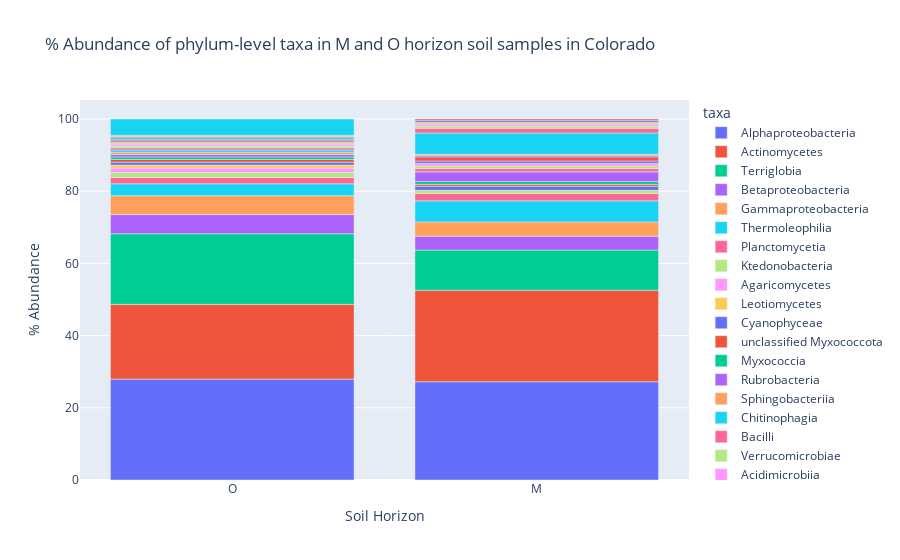

This figure's notebook cell:
### Markdown cell above
## Plot the taxa abundance of M vs. O horizon soil samples

Using the `plotly` library, the percent abundance of the taxa is plotted as a bar chart - each bar representing the soil horizon and the colors representing the taxa.

### Code cell
# Plot the taxa abundance of each soil type
fig = px.bar(abundance_df, x="soil_horizon", y="abundance", color="taxa", 
             title = "% Abundance of phylum-level taxa in M and O horizon soil samples in Colorado", 
             labels = {"soil_horizon": "Soil Horizon", "abundance": "% Abundance"})
    
fig.update_layout(height=600)
fig.show()

### Figure 1 — Plotly figure (JSON) as saved in the notebook; plotly's stock layout.template omitted (floating-point values rounded to 4 significant figures)
{"data": [{"alignmentgroup": "True", "hovertemplate": "taxa=Alphaproteobacteria<br>Soil Horizon=%{x}<br>% Abundance=%{y}<extra></extra>", "legendgroup": "Alphaproteobacteria", "marker": {"color": "#636efa", "pattern": {"shape": ""}}, "name": "Alphaproteobacteria", "offsetgroup": "Alphaproteobacteria", "orientation": "v", "showlegend": true, "textposition": "auto", "type": "bar", "x": ["O", "M"], "xaxis": "x", "y": [27.94, 27.21], "yaxis": "y"}, {"alignmentgroup": "True", "hovertemplate": "taxa=Actinomycetes<br>Soil Horizon=%{x}<br>% Abundance=%{y}<extra></extra>", "legendgroup": "Actinomycetes", "marker": {"color": "#EF553B", "pattern": {"shape": ""}}, "name": "Actinomycetes", "offsetgroup": "Actinomycetes", "orientation": "v", "showlegend": true, "textposition": "auto", "type": "bar", "x": ["O", "M"], "xaxis": "x", "y": [20.71, 25.35], "yaxis": "y"}, {"alignmentgroup": "True", "hovertemplate": "taxa=Terriglobia<br>Soil Horizon=%{x}<br>% Abundance=%{y}<extra></extra>", "legendgroup": "Terriglobia", "marker": {"color": "#00cc96", "pattern": {"shape": ""}}, "name": "Terriglobia", "offsetgroup": "Terriglobia", "orientation": "v", "showlegend": true, "textposition": "auto", "type": "bar", "x": ["O", "M"], "xaxis": "x", "y": [19.56, 11.12], "yaxis": "y"}, {"alignmentgroup": "True", "hovertemplate": "taxa=Betaproteobacteria<br>Soil Horizon=%{x}<br>% Abundance=%{y}<extra></extra>", "legendgroup": "Betaproteobacteria", "marker": {"color": "#ab63fa", "pattern": {"shape": ""}}, "name": "Betaproteobacteria", "offsetgroup": "Betaproteobacteria", "orientation": "v", "showlegend": true, "textposition": "auto", "type": "bar", "x": ["O", "M"], "xaxis": "x", "y": [5.326, 3.862], "yaxis": "y"}, {"alignmentgroup": "True", "hovertemplate": "taxa=Gammaproteobacteria<br>Soil Horizon=%{x}<br>% Abundance=%{y}<extra></extra>", "legendgroup": "Gammaproteobacteria", "marker": {"color": "#FFA15A", "pattern": {"shape": ""}}, "name": "Gammaproteobacteria", "offsetgroup": "Gammaproteobacteria", "orientation": "v", "showlegend": true, "textposition": "auto", "type": "bar", "x": ["O", "M"], "xaxis": "x", "y": [5.21, 3.951], "yaxis": "y"}, {"alignmentgroup": "True", "hovertemplate": "taxa=Thermoleophilia<br>Soil Horizon=%{x}<br>% Abundance=%{y}<extra></extra>", "legendgroup": "Thermoleophilia", "marker": {"color": "#19d3f3", "pattern": {"shape": ""}}, "name": "Thermoleophilia", "offsetgroup": "Thermoleophilia", "orientation": "v", "showlegend": true, "textposition": "auto", "type": "bar", "x": ["O", "M"], "xaxis": "x", "y": [3.306, 5.831], "yaxis": "y"}, {"alignmentgroup": "True", "hovertemplate": "taxa=Planctomycetia<br>Soil Horizon=%{x}<br>% Abundance=%{y}<extra></extra>", "legendgroup": "Planctomycetia", "marker": {"color": "#FF6692", "pattern": {"shape": ""}}, "name": "Planctomycetia", "offsetgroup": "Planctomycetia", "orientation": "v", "showlegend": true, "textposition": "auto", "type": "bar", "x": ["O", "M"], "xaxis": "x", "y": [1.725, 2.041], "yaxis": "y"}, {"alignmentgroup": "True", "hovertemplate": "taxa=Ktedonobacteria<br>Soil Horizon=%{x}<br>% Abundance=%{y}<extra></extra>", "legendgroup": "Ktedonobacteria", "marker": {"color": "#B6E880", "pattern": {"shape": ""}}, "name": "Ktedonobacteria", "offsetgroup": "Ktedonobacteria", "orientation": "v", "showlegend": true, "textposition": "auto", "type": "bar", "x": ["O", "M"], "xaxis": "x", "y": [1.405, 0.8728], "yaxis": "y"}, {"alignmentgroup": "True", "hovertemplate": "taxa=Agaricomycetes<br>Soil Horizon=%{x}<br>% Abundance=%{y}<extra></extra>", "legendgroup": "Agaricomycetes", "marker": {"color": "#FF97FF", "pattern": {"shape": ""}}, "name": "Agaricomycetes", "offsetgroup": "Agaricomycetes", "orientation": "v", "showlegend": true, "textposition": "auto", "type": "bar", "x": ["O"], "xaxis": "x", "y": [1.213], "yaxis": "y"}, {"alignmentgroup": "True", "hovertemplate": "taxa=Leotiomycetes<br>Soil Horizon=%{x}<br>% Abundance=%{y}<extra></extra>", "legendgroup": "Leotiomycetes", "marker": {"color": "#FECB52", "pattern": {"shape": ""}}, "name": "Leotiomycetes", "offsetgroup": "Leotiomycetes", "orientation": "v", "showlegend": true, "textposition": "auto", "type": "bar", "x": ["O"], "xaxis": "x", "y": [0.8325], "yaxis": "y"}, {"alignmentgroup": "True", "hovertemplate": "taxa=Cyanophyceae<br>Soil Horizon=%{x}<br>% Abundance=%{y}<extra></extra>", "legendgroup": "Cyanophyceae", "marker": {"color": "#636efa", "pattern": {"shape": ""}}, "name": "Cyanophyceae", "offsetgroup": "Cyanophyceae", "orientation": "v", "showlegend": true, "textposition": "auto", "type": "bar", "x": ["O", "M"], "xaxis": "x", "y": [0.8078, 1.1], "yaxis": "y"}, {"alignmentgroup": "True", "hovertemplate": "taxa=unclassified Myxococcota<br>Soil Horizon=%{x}<br>% Abundance=%{y}<extra></extra>", "legendgroup": "unclassified Myxococcota", "marker": {"color": "#EF553B", "pattern": {"shape": ""}}, "name": "unclassified Myxococcota", "offsetgroup": "unclassified Myxococcota", "orientation": "v", "showlegend": true, "textposition": "auto", "type": "bar", "x": ["O", "M"], "xaxis": "x", "y": [0.747, 0.5487], "yaxis": "y"}, {"alignmentgroup": "True", "hovertemplate": "taxa=Myxococcia<br>Soil Horizon=%{x}<br>% Abundance=%{y}<extra></extra>", "legendgroup": "Myxococcia", "marker": {"color": "#00cc96", "pattern": {"shape": ""}}, "name": "Myxococcia", "offsetgroup": "Myxococcia", "orientation": "v", "showlegend": true, "textposition": "auto", "type": "bar", "x": ["O", "M"], "xaxis": "x", "y": [0.7083, 0.7886], "yaxis": "y"}, {"alignmentgroup": "True", "hovertemplate": "taxa=Rubrobacteria<br>Soil Horizon=%{x}<br>% Abundance=%{y}<extra></extra>", "legendgroup": "Rubrobacteria", "marker": {"color": "#ab63fa", "pattern": {"shape": ""}}, "name": "Rubrobacteria", "offsetgroup": "Rubrobacteria", "orientation": "v", "showlegend": true, "textposition": "auto", "type": "bar", "x": ["O", "M"], "xaxis": "x", "y": [0.6552, 2.685], "yaxis": "y"}, {"alignmentgroup": "True", "hovertemplate": "taxa=Sphingobacteriia<br>Soil Horizon=%{x}<br>% Abundance=%{y}<extra></extra>", "legendgroup": "Sphingobacteriia", "marker": {"color": "#FFA15A", "pattern": {"shape": ""}}, "name": "Sphingobacteriia", "offsetgroup": "Sphingobacteriia", "orientation": "v", "showlegend": true, "textposition": "auto", "type": "bar", "x": ["O"], "xaxis": "x", "y": [0.6448], "yaxis": "y"}, {"alignmentgroup": "True", "hovertemplate": "taxa=Chitinophagia<br>Soil Horizon=%{x}<br>% Abundance=%{y}<extra></extra>", "legendgroup": "Chitinophagia", "marker": {"color": "#19d3f3", "pattern": {"shape": ""}}, "name": "Chitinophagia", "offsetgroup": "Chitinophagia", "orientation": "v", "showlegend": true, "textposition": "auto", "type": "bar", "x": ["O"], "xaxis": "x", "y": [0.6215], "yaxis": "y"}, {"alignmentgroup": "True", "hovertemplate": "taxa=Bacilli<br>Soil Horizon=%{x}<br>% Abundance=%{y}<extra></extra>", "legendgroup": "Bacilli", "marker": {"color": "#FF6692", "pattern": {"shape": ""}}, "name": "Bacilli", "offsetgroup": "Bacilli", "orientation": "v", "showlegend": true, "textposition": "auto", "type": "bar", "x": ["O", "M"], "xaxis": "x", "y": [0.5848, 0.9144], "yaxis": "y"}, {"alignmentgroup": "True", "hovertemplate": "taxa=Verrucomicrobiae<br>Soil Horizon=%{x}<br>% Abundance=%{y}<extra></extra>", "legendgroup": "Verrucomicrobiae", "marker": {"color": "#B6E880", "pattern": {"shape": ""}}, "name": "Verrucomicrobiae", "offsetgroup": "Verrucomicrobiae", "orientation": "v", "showlegend": true, "textposition": "auto", "type": "bar", "x": ["O", "M"], "xaxis": "x", "y": [0.544, 0.7181], "yaxis": "y"}, {"alignmentgroup": "True", "hovertemplate": "taxa=Acidimicrobiia<br>Soil Horizon=%{x}<br>% Abundance=%{y}<extra></extra>", "legendgroup": "Acidimicrobiia", "marker": {"color": "#FF97FF", "pattern": {"shape": ""}}, "name": "Acidimicrobiia", "offsetgroup": "Acidimicrobiia", "orientation": "v", "showlegend": true, "textposition": "auto", "type": "bar", "x": ["O", "M"], "xaxis": "x", "y": [0.5405, 0.7481], "yaxis": "y"}, {"alignmentgroup": "True", "hovertemplate": "taxa=Dothideomycetes<br>Soil Horizon=%{x}<br>% Abundance=%{y}<extra></extra>", "legendgroup": "Dothideomycetes", "marker": {"color": "#FECB52", "pattern": {"shape": ""}}, "name": "Dothideomycetes", "offsetgroup": "Dothideomycetes", "orientation": "v", "showlegend": true, "textposition": "auto", "type": "bar", "x": ["O"], "xaxis": "x", "y": [0.4594], "yaxis": "y"}, {"alignmentgroup": "True", "hovertemplate": "taxa=Clostridia<br>Soil Horizon=%{x}<br>% Abundance=%{y}<extra></extra>", "legendgroup": "Clostridia", "marker": {"color": "#636efa", "pattern": {"shape": ""}}, "name": "Clostridia", "offsetgroup": "Clostridia", "orientation": "v", "showlegend": true, "textposition": "auto", "type": "bar", "x": ["O", "M"], "xaxis": "x", "y": [0.4346, 0.6423], "yaxis": "y"}, {"alignmentgroup": "True", "hovertemplate": "taxa=Spartobacteria<br>Soil Horizon=%{x}<br>% Abundance=%{y}<extra></extra>", "legendgroup": "Spartobacteria", "marker": {"color": "#EF553B", "pattern": {"shape": ""}}, "name": "Spartobacteria", "offsetgroup": "Spartobacteria", "orientation": "v", "showlegend": true, "textposition": "auto", "type": "bar", "x": ["O", "M"], "xaxis": "x", "y": [0.4274, 1.112], "yaxis": "y"}, {"alignmentgroup": "True", "hovertemplate": "taxa=Eurotiomycetes<br>Soil Horizon=%{x}<br>% Abundance=%{y}<extra></extra>", "legendgroup": "Eurotiomycetes", "marker": {"color": "#00cc96", "pattern": {"shape": ""}}, "name": "Eurotiomycetes", "offsetgroup": "Eurotiomycetes", "orientation": "v", "showlegend": true, "textposition": "auto", "type": "bar", "x": ["O"], "xaxis": "x", "y": [0.3945], "yaxis": "y"}, {"alignmentgroup": "True", "hovertemplate": "taxa=Cytophagia<br>Soil Horizon=%{x}<br>% Abundance=%{y}<extra></extra>", "legendgroup": "Cytophagia", "marker": {"color": "#ab63fa", "pattern": {"shape": ""}}, "name": "Cytophagia", "offsetgroup": "Cytophagia", "orientation": "v", "showlegend": true, "textposition": "auto", "type": "bar", "x": ["O", "M"], "xaxis": "x", "y": [0.3519, 0.3832], "yaxis": "y"}, {"alignmentgroup": "True", "hovertemplate": "taxa=Opitutae<br>Soil Horizon=%{x}<br>% Abundance=%{y}<extra></extra>", "legendgroup": "Opitutae", "marker": {"color": "#FFA15A", "pattern": {"shape": ""}}, "name": "Opitutae", "offsetgroup": "Opitutae", "orientation": "v", "showlegend": true, "textposition": "auto", "type": "bar", "x": ["O", "M"], "xaxis": "x", "y": [0.333, 0.3589], "yaxis": "y"}, {"alignmentgroup": "True", "hovertemplate": "taxa=Other<br>Soil Horizon=%{x}<br>% Abundance=%{y}<extra></extra>", "legendgroup": "Other", "marker": {"color": "#19d3f3", "pattern": {"shape": ""}}, "name": "Other", "offsetgroup": "Other", "orientation": "v", "showlegend": true, "textposition": "auto", "type": "bar", "x": ["O", "M"], "xaxis": "x", "y": [4.516, 5.881], "yaxis": "y"}, {"alignmentgroup": "True", "hovertemplate": "taxa=Nitrososphaeria<br>Soil Horizon=%{x}<br>% Abundance=%{y}<extra></extra>", "legendgroup": "Nitrososphaeria", "marker": {"color": "#FF6692", "pattern": {"shape": ""}}, "name": "Nitrososphaeria", "offsetgroup": "Nitrososphaeria", "orientation": "v", "showlegend": true, "textposition": "auto", "type": "bar", "x": ["M"], "xaxis": "x", "y": [1.309], "yaxis": "y"}, {"alignmentgroup": "True", "hovertemplate": "taxa=Blastocatellia<br>Soil Horizon=%{x}<br>% Abundance=%{y}<extra></extra>", "legendgroup": "Blastocatellia", "marker": {"color": "#B6E880", "pattern": {"shape": ""}}, "name": "Blastocatellia", "offsetgroup": "Blastocatellia", "orientation": "v", "showlegend": true, "textposition": "auto", "type": "bar", "x": ["M"], "xaxis": "x", "y": [0.6107], "yaxis": "y"}, {"alignmentgroup": "True", "hovertemplate": "taxa=Vicinamibacteria<br>Soil Horizon=%{x}<br>% Abundance=%{y}<extra></extra>", "legendgroup": "Vicinamibacteria", "marker": {"color": "#FF97FF", "pattern": {"shape": ""}}, "name": "Vicinamibacteria", "offsetgroup": "Vicinamibacteria", "orientation": "v", "showlegend": true, "textposition": "auto", "type": "bar", "x": ["M"], "xaxis": "x", "y": [0.5612], "yaxis": "y"}, {"alignmentgroup": "True", "hovertemplate": "taxa=Gemmatimonadetes<br>Soil Horizon=%{x}<br>% Abundance=%{y}<extra></extra>", "legendgroup": "Gemmatimonadetes", "marker": {"color": "#FECB52", "pattern": {"shape": ""}}, "name": "Gemmatimonadetes", "offsetgroup": "Gemmatimonadetes", "orientation": "v", "showlegend": true, "textposition": "auto", "type": "bar", "x": ["M"], "xaxis": "x", "y": [0.5195], "yaxis": "y"}, {"alignmentgroup": "True", "hovertemplate": "taxa=Chloroflexia<br>Soil Horizon=%{x}<br>% Abundance=%{y}<extra></extra>", "legendgroup": "Chloroflexia", "marker": {"color": "#636efa", "pattern": {"shape": ""}}, "name": "Chloroflexia", "offsetgroup": "Chloroflexia", "orientation": "v", "showlegend": true, "textposition": "auto", "type": "bar", "x": ["M"], "xaxis": "x", "y": [0.5101], "yaxis": "y"}, {"alignmentgroup": "True", "hovertemplate": "taxa=Nitriliruptoria<br>Soil Horizon=%{x}<br>% Abundance=%{y}<extra></extra>", "legendgroup": "Nitriliruptoria", "marker": {"color": "#EF553B", "pattern": {"shape": ""}}, "name": "Nitriliruptoria", "offsetgroup": "Nitriliruptoria", "orientation": "v", "showlegend": true, "textposition": "auto", "type": "bar", "x": ["M"], "xaxis": "x", "y": [0.3742], "yaxis": "y"}], "layout": {"autosize": true, "barmode": "relative", "legend": {"title": {"text": "taxa"}, "tracegroupgap": 0}, "title": {"text": "% Abundance of phylum-level taxa in M and O horizon soil samples in Colorado"}, "xaxis": {"anchor": "y", "autorange": true, "domain": [0, 1], "range": [-0.5, 1.5], "title": {"text": "Soil Horizon"}, "type": "category"}, "yaxis": {"anchor": "x", "autorange": true, "domain": [0, 1], "range": [0, 105.3], "title": {"text": "% Abundance"}, "type": "linear"}}}
